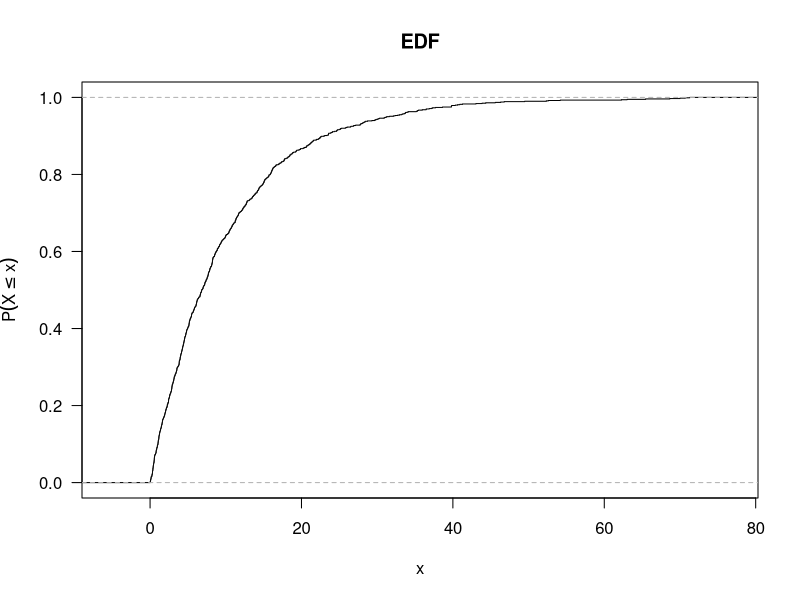

Recreate this plot in R. (Note: this script raises an error after producing the figure.)
x<-rexp(n=1000,rate =0.1)
ecdf(x)
plot(ecdf(x), ylab = expression(P(X <= x)), main = "EDF", las = 1)

q3e<-ecdf(x)
summary(xx)




q5c <-function(lambda,eta,n){
#This function generates random numbers from the two-parameter exponential distribution.
#lambda and eta are parameters and n specifies how many numbers to generate.
#The function gives a number or a vector of numbers generated from the distribution. 
  x <- runif(n)
  y <- eta-(log(1-x)/lambda)
  y
}

runif(1)
q5c(0.4,0,20)
xx

z <-seq(0,80,0.1)

sqrt((q3e(z)*(1-q3e(z)))/1000)*1.96



# **(d))**
#   Let N be the number of calls in 5 seconds. 
# \[
#   \begin{eqnarray}
#   N&\sim& poi(\lambda'),\lambda'=6/12=0.5\\
#                P(N >0) &=& 1-P(N=0)=1-\frac{0.5^0e^{-0.5}}{0!} \\
#                &=&0.3935
#                
#                \end{eqnarray}
#                \]
# 

zc<-sqrt((q3e(z)*(1-q3e(z)))/1000)*1.96 
U<- q3e(z)+zc
L<-q3e(z)-zc

plot(z,q3e(z),ylab = expression(P(X <= x)), main = "EDF", las = 1)
lines(L)
lines(U)








